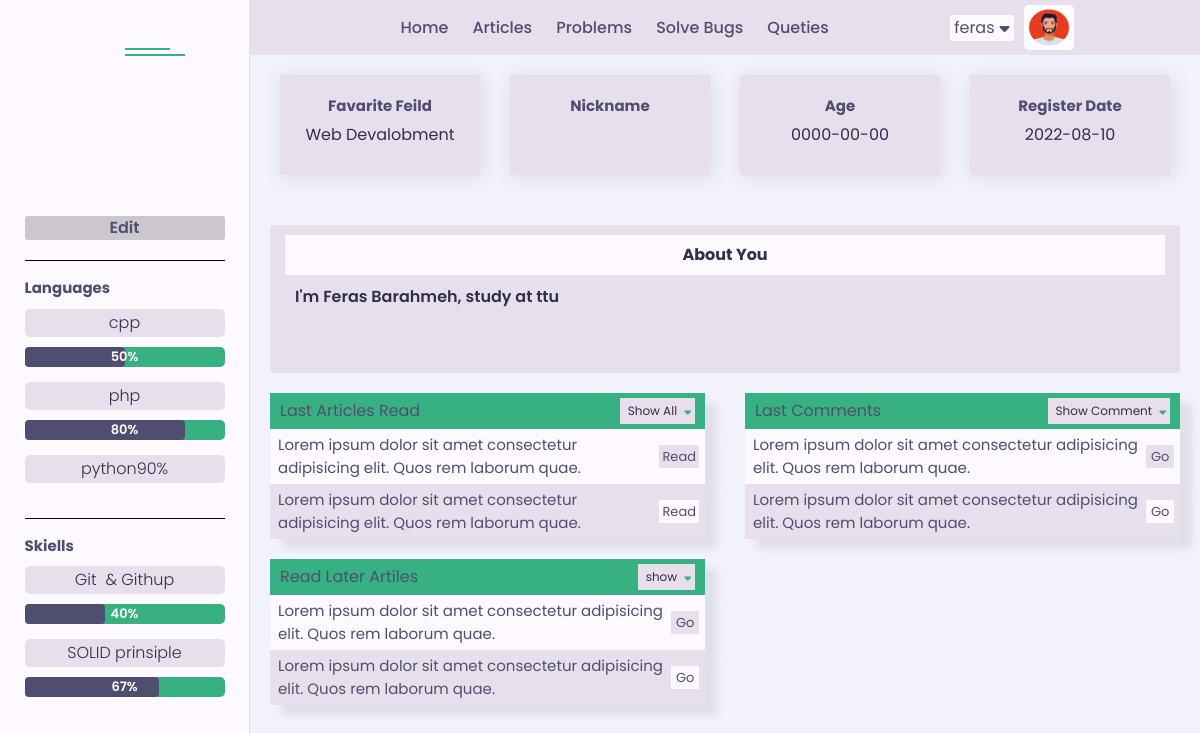
Screenshot of /fronend/profile.php (signed in) with the database file from the repository.
### tables this page shows
CREATE TABLE `users` (
  `IdUser` int(11) NOT NULL COMMENT 'Identify user number',
  `userName` char(255) NOT NULL,
  `password` varchar(255) NOT NULL,
  `email` varchar(255) NOT NULL,
  `fullName` varchar(255) NOT NULL,
  `aboutYou` varchar(255) NOT NULL,
  `langs` varchar(255) DEFAULT NULL,
  `tools` text DEFAULT NULL,
  `permission` tinyint(11) NOT NULL,
  `age` date NOT NULL,
  `githup` varchar(50) DEFAULT NULL,
  `facebook` varchar(50) DEFAULT NULL,
  `twitter` varchar(50) DEFAULT NULL,
  `linkedin` varchar(50) DEFAULT NULL,
  `website` varchar(255) DEFAULT NULL,
  `nickname` varchar(50) DEFAULT NULL,
  `gender` varchar(6) DEFAULT NULL,
  `location` varchar(60) DEFAULT NULL,
  `education` text DEFAULT NULL,
  `work` text DEFAULT NULL,
  `imageName` varchar(255) DEFAULT NULL,
  `dataRegister` date NOT NULL
);

### commonBetweenBackFront/php/functions.php (called while the page is built, shortened)
        <?php
class Queries {
    public static function FromTable($filed='*', $table, $condition=NULL, $typeFetch = 'fetchAll', $ordered = null, $typeOrders = 'DESC', $limit = NULL) {
        global $db;
        if($ordered === null) {
            $stmt = $db->prepare("SELECT $filed FROM $table $condition $limit");
        } else {
            $stmt = $db->prepare("SELECT $filed FROM $table $condition ORDER BY $ordered $typeOrders $limit");
        }
        $stmt->execute();
        if ($typeFetch === 'fetchAll')
            $requerd = $stmt->fetchAll();
        elseif($typeFetch === 'fetch') {
            $requerd = $stmt->fetch();
        }
        return $requerd;
    }
}

### fronend/profile.php (the view, shortened to what this page needs)
<?php
    include ("init.php");
            ?>
            <?php
    function PrepareSkilleAndRate($langs) : array{
        $lang = explode(",", $langs);
        return $lang;
    }
    function SetProsses($to) {
        if (!empty($to)) {
            ?>
                <div class="prosses">
                    <div class="back" style="width: <?php echo $to ?>;"></div>
                    <div class="rate"><?php echo $to ?></div>
                </div>
            <?php
        }
    }
    function SetLanguges() {
        $lansUser = Queries::FromTable("langs", "users", "WHERE IdUser = {$_SESSION['IdUser']}", "fetch")['langs'];
        $langs = PrepareSkilleAndRate($lansUser);
        foreach ($langs as $lang) {
            $lang = explode(":", $lang);
            $langName = $lang[0];
            $langRate  = isset($lang[1]) ? $lang[1] : "";
            ?>
                <li>
                    <div class="content-ul">
                        <label><?php echo $langName ?></label>
                        <?php SetProsses($langRate) ?>
                    </div>
                </li>
            <?php
        }
    }
    function SetTools() {
        $toolsUser = Queries::FromTable("tools", "users", "WHERE IdUser = {$_SESSION['IdUser']}", "fetch")['tools'];
        $tools = PrepareSkilleAndRate($toolsUser);
        foreach ($tools as $tool) {
            $tool = explode(":", $tool);
            $toolName = $tool[0];
            ?>
                <li>
                    <div class="content-ul">
                        <label><?php echo $toolName ?></label>
                    </div>
                </li>
            <?php
        }
    }
    function StructAside() {
        ?>
            <aside id="aside-profile-page" class="aside-profile-page">
                <nav>
                    <ul id="links-media" class="contanier-section">
                        <a href="editprofile.php?user=<?php echo $_SESSION['user'] ?>" class="edit-profile">Edit</a>
                    </ul>
                    <ul id="langs" class="contanier-section">
                        <h4>Languages</h4>
                        <?php SetLanguges() ?>
                    </ul>
                    <ul id="skils" class="contanier-section">
                        <h4>Skiells</h4>
                        <?php SetTools() ?>
                    </ul>
                </nav>
            </aside>
        <?php
    }
    function StructerCardsSection() {
        $user = Queries::FromTable("*", "users", "WHERE IdUser = {$_SESSION['IdUser']}", "fetch");
        ?>
            <section class="cards">
                    <div class="card-statistics">
                        <h4>Favarite Feild</h4>
                        <span>Web Devalobment</span>
                    </div>
                    <div class="card-statistics">
                        <h4>Nickname</h4>
                    </div>
                    <div class="card-statistics">
                        <h4>Age</h4>
                        <span><?php echo $user['age'] ?></span>
                    </div>
                    <div class="card-statistics">
                        <h4>Register Date</h4>
                        <span><?php echo $user['dataRegister'] ?></span>
                    </div>
            </section>
        <?php
    }
    function StructerStatistics() {
        $aboutUser = Queries::FromTable("aboutYou", "users", "WHERE IdUser = {$_SESSION['IdUser']}", "fetch")['aboutYou'];
        ?>
            <section class="about-you">
                <div class="header">
                    <h4>About You</h4>
                </div>
                <p>
                    <?php echo $aboutUser ?>
                </p>
            </section>
            <section class="Statistics-section">
                    <div class="inner-section">
                        <div class="header">
                            <h4>Last Articles Read</h4>
                            <span class="shrink-content" id="to-show-articls"><p>Show All</p><i class="fa fa-caret-down" id="down-section"></i><i class="fa-solid fa-caret-up" id="up-section"></i></span>
                        </div>
                        <ul id="articles">
                            <li><p>Lorem ipsum dolor sit amet consectetur adipisicing elit. Quos rem laborum quae.</p><a class="btn-a" href="#">Read</a></li>
                            <li><p>Lorem ipsum dolor sit amet consectetur adipisicing elit. Quos rem laborum quae.</p><a class="btn-a" href="#">Read</a></li>
                        </ul>
                    </div>
                    <div class="inner-section">
                        <div class="header">
                            <h4>Last Comments</h4>
                            <span class="shrink-content" id="to-show-comments"><p>Show Comment</p><i class="fa fa-caret-down" id="down-section-comm"></i><i class="fa-solid fa-caret-up" id="up-section-comm"></i></span>
                        </div>
                        <ul id="comments">
                            <li><p>Lorem ipsum dolor sit amet consectetur adipisicing elit. Quos rem laborum quae.</p><a class="btn-a" href="#">Go</a></li>
                            <li><p>Lorem ipsum dolor sit amet consectetur adipisicing elit. Quos rem laborum quae.</p><a class="btn-a" href="#">Go</a></li>
                        </ul>
                    </div>
                    <div class="inner-section">
                        <div class="header">
                            <h4>Read Later Artiles</h4>
                            <span class="shrink-content" id="to-queue-articles"><p>show</p><i class="fa fa-caret-down" id="down-queue-articles"></i><i class="fa-solid fa-caret-up" id="up-queue-articles"></i></span>
                        </div>
                        <ul id="queue-articles">
                            <li><p>Lorem ipsum dolor sit amet consectetur adipisicing elit. Quos rem laborum quae.</p><a class="btn-a" href="#">Go</a></li>
                            <li><p>Lorem ipsum dolor sit amet consectetur adipisicing elit. Quos rem laborum quae.</p><a class="btn-a" href="#">Go</a></li>
                        </ul>
                    </div>
            </section>
        <?php
    }
    function MainStructer() {
        ?>
            <?php StructAside() ?>
            <div class="main-contanier contanier-profile">
                <?php StructerCardsSection(); ?>
                <?php StructerStatistics(); ?>
            </div>
        <?php
    }
    if (isset($_SESSION) && !empty($_SESSION)) {
        MainStructer();
    } else {
        echo "Canot Inter";
    }
    include ($tpl . "footer.php");

### commonBetweenBackFront/php/images.php (shortened to what this page needs)
<?php
    class ShowImage {
        public static function SetImg($path, $nameImg, $class = NULL ) {
            global $commfilesImags;
            if ( ! empty ($nameImg)) {
                ?> <img src="<?php echo $path . $nameImg ?>" alt="Image" class="<?php echo $class ?>"> <?php
            } else {
                ?>  <img src="<?php echo $commfilesImags ?>/imagesProject/defaultImg.jpg" alt="Image" class="<?php echo $class ?>"> <?php
            }
        }
    }

### fronend/layout/css/color-1.css (style rules this page uses)
:root { --skin-color: #37b182; --bg-skin-color: #66ccaa; }

### rows the page displays
users: imageName (picture), langs "cpp", langs "50%", langs "php", langs "80%", langs "python90%", tools "Git & Githup", tools "40%", tools "SOLID prinsiple", tools "67%", age "0000-00-00", dataRegister "2022-08-10", aboutYou "I'm Feras Barahmeh, study at ttu"

### other values shown
$_COOKIE["userName"] "feras"
